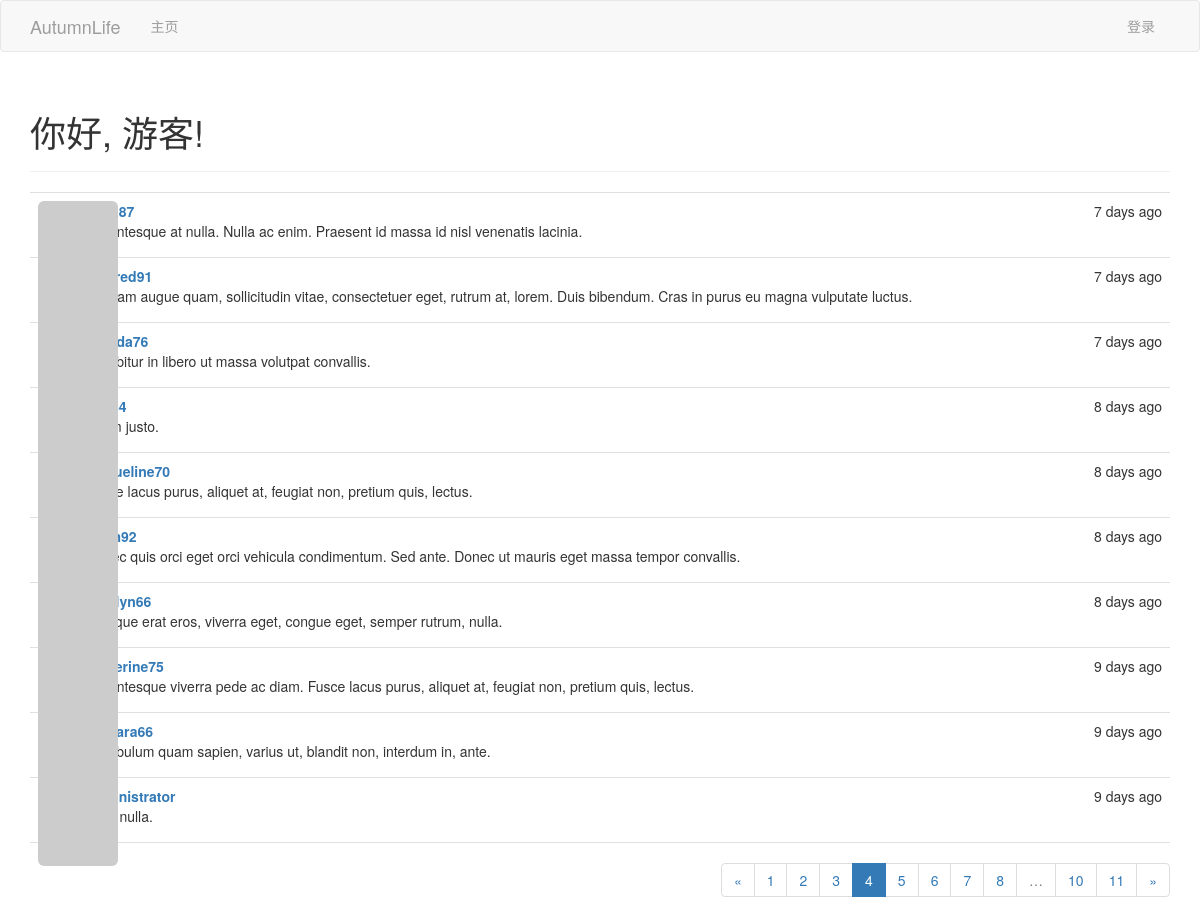
/?page=4, run on the app's committed database.
### app/models.py (models this page shows, shortened)
class Post(db.Model):
    __tablename__='posts'
    id = db.Column(db.Integer, primary_key=True)
    body = db.Column(db.Text)
    timestamp = db.Column(db.DateTime, index=True, default=datetime.now)
    author_id = db.Column(db.Integer, db.ForeignKey('users.id'))

class User(UserMixin, db.Model):
    __tablename__ = 'users'
    id = db.Column(db.Integer, primary_key=True)
    email = db.Column(db.String(64), unique=True, index=True)
    username = db.Column(db.String(64), unique=True, index=True)
    role_id = db.Column(db.Integer, db.ForeignKey('roles.id'))
    sex = db.Column(db.Integer, default=1)
    password_hash = db.Column(db.String(128))
    confirmed = db.Column(db.Boolean, default=False)
    name = db.Column(db.String(64))
    location = db.Column(db.String(64))  # 所在地
    about_me = db.Column(db.Text())  # 自我介绍
    member_since = db.Column(db.DateTime(),  default=datetime.now) # 注册日期
    last_seen = db.Column(db.DateTime(), default=datetime.now)  # 最后访问日期
    avatar_hash = db.Column(db.String(32))
    posts = db.relationship('Post', backref='author', lazy='dynamic')
    @property
    def password(self):     # 试图读取password的值将会报错
        raise AttributeError('password is not a readable attribute')
    def gravatar(self, size=100, default='identicon', rating='g'):
        if request.is_secure:
            url = 'https://secure.gravatar.com/avatar'
        else:
            url = 'http://www.gravatar.com/avatar'
        hhash = self.avatar_hash or hashlib.md5(self.email.encode('utf-8')).hexdigest()
        return '{url}/{hhash}?s={size}&d={default}&r={rating}'.format(
            url=url, hhash=hhash, size=size, default=default, rating=rating
        )

### app/main/views.py (the view)
@main.route('/', methods=['GET', 'POST'])
def index():
    form = PostForm()
    if current_user.can(Permission.WRITE_ARTICLE) and form.validate_on_submit and request.method == 'POST':
        post = Post(body=form.body.data,
                    author=current_user._get_current_object())
        db.session.add(post)
        db.session.commit()
        return redirect(url_for('.index'))
    page = request.args.get('page', 1, type=int)
    pagination = Post.query.order_by(Post.timestamp.desc()).paginate(
        page, per_page=current_app.config['AUTUMNLIFE_POSTS_PER_PAGE'], error_out=False
    )
    posts = pagination.items
    return render_template('index.html', form=form, posts=posts, pagination=pagination)

### app/auth/views.py (called while the page is built)
@auth.before_app_request
def before_request():
    if current_user.is_authenticated:
        current_user.ping()
        if not current_user.confirmed \
                and request.endpoint[:5] != 'auth.' \
                and request.endpoint != 'static':
            return redirect(url_for('auth.unconfirmed'))

### app/main/__init__.py (called while the page is built)
@main.app_context_processor
def inject_permissions():
    return dict(Permission=Permission)

### app/models.py (called while the page is built)
    def can(self, permissions):
        return False

### app/templates/index.html (shortened to what this page needs)
{% extends "base.html" %}
{% import "bootstrap/wtf.html" as wtf %}
{% import "_macros.html" as macros %}
{% block page_content %}
<div class="page-header">
    <h1>你好, {% if current_user.is_authenticated %}{{ current_user.username }}{% else %}游客{% endif %}!</h1>
</div>
{% include '_posts.html' %}
<div class="pagination">
{{ macros.pagination_widget(pagination, '.index') }}
</div>
{% endblock %}

### app/templates/_posts.html
<ul class="posts">
{% for post in posts %}
<li class="post">
    <div class="profile-thumbnail">
    <a href="{{ url_for('.user', username=post.author.username) }}">
        <img class="img-rounded profile-thumbnail" src="{{ post.author.gravatar(size=40) }}">
    </a>
    </div>
    <div class="post-content">
    <div class="post-date">{{ moment(post.timestamp).fromNow() }}</div>
    <div class="post-author">
        <a href="{{ url_for('.user', username=post.author.username) }}">
        {{ post.author.username }}
        </a>
    </div>
    <div class="post-body">{{ post.body }}</div>
    </div>
</li>
{% endfor %}
</ul>

### app/static/styles.css (style rules this page uses)
.profile-thumbnail { position: absolute; }
ul.posts { list-style-type: none; padding: 0px; margin: 16px 0px 0px 0px; border-top: 1px solid #e0e0e0; }
ul.posts li.post { padding: 8px; border-bottom: 1px solid #e0e0e0; }
div.post-date { float: right; }
div.post-author { font-weight: bold; }
div.post-content { margin-left: 48px; min-height: 48px; }
div.pagination { width: 100%; text-align: right; padding: 0px; margin: 0px; }

### data on the page
Post: timestamp "7 days ago", body "Pellentesque at nulla. Nulla ac enim. Praesent id massa id nisl venenatis lacinia."
Post: timestamp "7 days ago", author.username "mildred91", body "Aliquam augue quam, sollicitudin vitae, consectetuer eget, rutrum at, lorem. Duis bibendum. Cras in purus eu magna vulputate luctus."
Post: timestamp "7 days ago", body "Curabitur in libero ut massa volutpat convallis."
Post: timestamp "8 days ago", body "Etiam justo."
Post: timestamp "8 days ago", author.username "jacqueline70", body "Fusce lacus purus, aliquet at, feugiat non, pretium quis, lectus."
Post: timestamp "8 days ago", body "Donec quis orci eget orci vehicula condimentum. Sed ante. Donec ut mauris eget massa tempor convallis."
Post: timestamp "8 days ago", author.username "carolyn66", body "Quisque erat eros, viverra eget, congue eget, semper rutrum, nulla."
Post: timestamp "9 days ago", author.username "katherine75", body "Pellentesque viverra pede ac diam. Fusce lacus purus, aliquet at, feugiat non, pretium quis, lectus."
Post: timestamp "9 days ago", author.username "barbara66", body "Vestibulum quam sapien, varius ut, blandit non, interdum in, ante."
Post: timestamp "9 days ago", author.username "administrator", body "Nam nulla."

### other printed values
{{ p }} "1" "2" "3" "5" "6" "7" "8" "10" "11"
{{ p }} "4"
